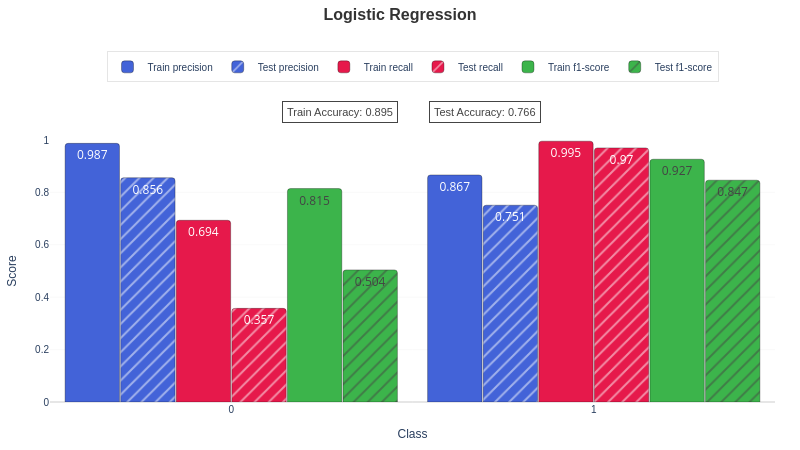

Write notebook code for a chart like this one.
### Code cell
lr_fig_learning, lr_fig_roc, lr_train_report, lr_test_report = train_and_evaluate(
    train_df, test_df, "lr"
)  # Logistic Regression
plot_classification_report("Logistic Regression", lr_train_report, lr_test_report)

### Figure 1 — Plotly figure (JSON) as saved in the notebook; plotly's stock layout.template omitted (floating-point values rounded to 4 significant figures)
{"data": [{"hovertemplate": "<b>%{x}</b><br>precision: %{y:.3f}<br>Train<br>", "marker": {"color": "#4363d8", "line": {"color": "rgba(0,0,0,0.3)", "width": 1}, "pattern": {"shape": ""}}, "name": "Train precision", "text": [0.987, 0.867], "textposition": "auto", "type": "bar", "width": 0.15, "x": ["0", "1"], "y": [0.9872, 0.8666]}, {"hovertemplate": "<b>%{x}</b><br>precision: %{y:.3f}<br>Test<br>", "marker": {"color": "#4363d8", "line": {"color": "rgba(0,0,0,0.3)", "width": 1}, "pattern": {"shape": "/"}}, "name": "Test precision", "text": [0.856, 0.751], "textposition": "auto", "type": "bar", "width": 0.15, "x": ["0", "1"], "y": [0.856, 0.7511]}, {"hovertemplate": "<b>%{x}</b><br>recall: %{y:.3f}<br>Train<br>", "marker": {"color": "#e6194B", "line": {"color": "rgba(0,0,0,0.3)", "width": 1}, "pattern": {"shape": ""}}, "name": "Train recall", "text": [0.694, 0.995], "textposition": "auto", "type": "bar", "width": 0.15, "x": ["0", "1"], "y": [0.6935, 0.9955]}, {"hovertemplate": "<b>%{x}</b><br>recall: %{y:.3f}<br>Test<br>", "marker": {"color": "#e6194B", "line": {"color": "rgba(0,0,0,0.3)", "width": 1}, "pattern": {"shape": "/"}}, "name": "Test recall", "text": [0.357, 0.97], "textposition": "auto", "type": "bar", "width": 0.15, "x": ["0", "1"], "y": [0.3574, 0.9699]}, {"hovertemplate": "<b>%{x}</b><br>f1-score: %{y:.3f}<br>Train<br>", "marker": {"color": "#3cb44b", "line": {"color": "rgba(0,0,0,0.3)", "width": 1}, "pattern": {"shape": ""}}, "name": "Train f1-score", "text": [0.815, 0.927], "textposition": "auto", "type": "bar", "width": 0.15, "x": ["0", "1"], "y": [0.8147, 0.9266]}, {"hovertemplate": "<b>%{x}</b><br>f1-score: %{y:.3f}<br>Test<br>", "marker": {"color": "#3cb44b", "line": {"color": "rgba(0,0,0,0.3)", "width": 1}, "pattern": {"shape": "/"}}, "name": "Test f1-score", "text": [0.504, 0.847], "textposition": "auto", "type": "bar", "width": 0.15, "x": ["0", "1"], "y": [0.5042, 0.8466]}], "layout": {"annotations": [{"bgcolor": "rgba(255, 255, 255, 0.9)", "bordercolor": "#444", "borderpad": 4, "borderwidth": 1, "font": {"color": "#444", "family": "Arial", "size": 11}, "showarrow": false, "text": "Train Accuracy: 0.895", "x": 0.4, "xanchor": "center", "xref": "paper", "y": 1.15, "yref": "paper"}, {"bgcolor": "rgba(255, 255, 255, 0.9)", "bordercolor": "#444", "borderpad": 4, "borderwidth": 1, "font": {"color": "#444", "family": "Arial", "size": 11}, "showarrow": false, "text": "Test Accuracy: 0.766", "x": 0.6, "xanchor": "center", "xref": "paper", "y": 1.15, "yref": "paper"}], "barcornerradius": 3, "bargap": 0.08, "bargroupgap": 0.02, "barmode": "group", "height": 450, "hoverlabel": {"bgcolor": "white", "font": {"family": "Arial", "size": 11}}, "legend": {"bgcolor": "rgba(255, 255, 255, 0.9)", "bordercolor": "rgba(0,0,0,0.1)", "borderwidth": 1, "font": {"family": "Arial", "size": 10}, "groupclick": "toggleitem", "orientation": "h", "traceorder": "normal", "x": 0.5, "xanchor": "center", "y": 1.22, "yanchor": "bottom"}, "margin": {"b": 25, "l": 25, "r": 25, "t": 140}, "paper_bgcolor": "white", "plot_bgcolor": "white", "showlegend": true, "title": {"font": {"color": "#333", "family": "Arial", "size": 16}, "text": "<b>Logistic Regression</b>", "x": 0.5, "xanchor": "center", "y": 0.98, "yanchor": "top"}, "width": 800, "xaxis": {"showgrid": false, "tickangle": 0, "tickfont": {"family": "Arial", "size": 10}, "title": {"font": {"family": "Arial", "size": 12}, "text": "Class"}, "type": "category"}, "yaxis": {"gridcolor": "rgba(128,128,128,0.1)", "gridwidth": 0.5, "range": [0, 1], "tickfont": {"family": "Arial", "size": 10}, "title": {"font": {"family": "Arial", "size": 12}, "text": "Score"}, "zeroline": true, "zerolinecolor": "rgba(0,0,0,0.2)", "zerolinewidth": 1}}}
